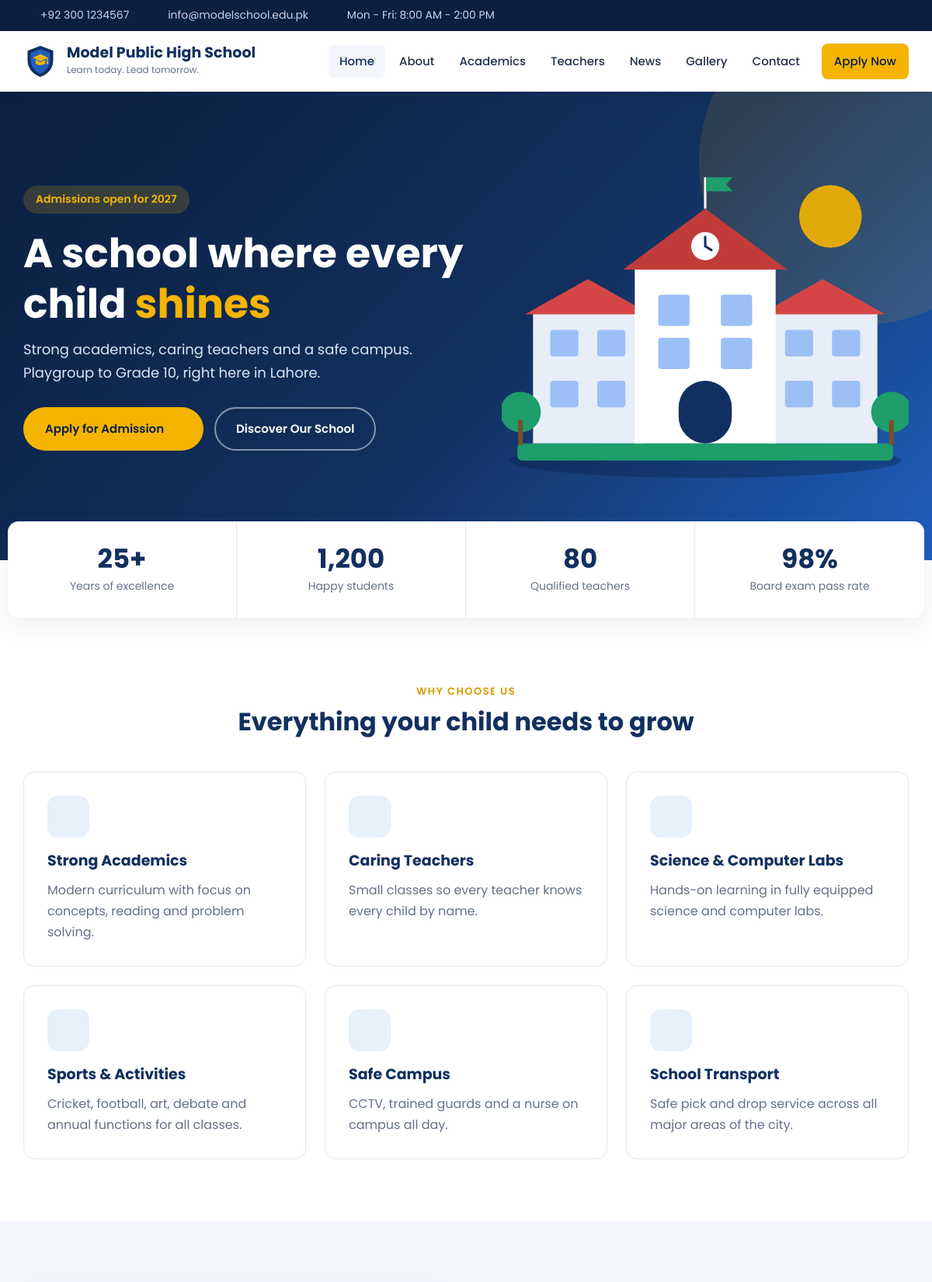
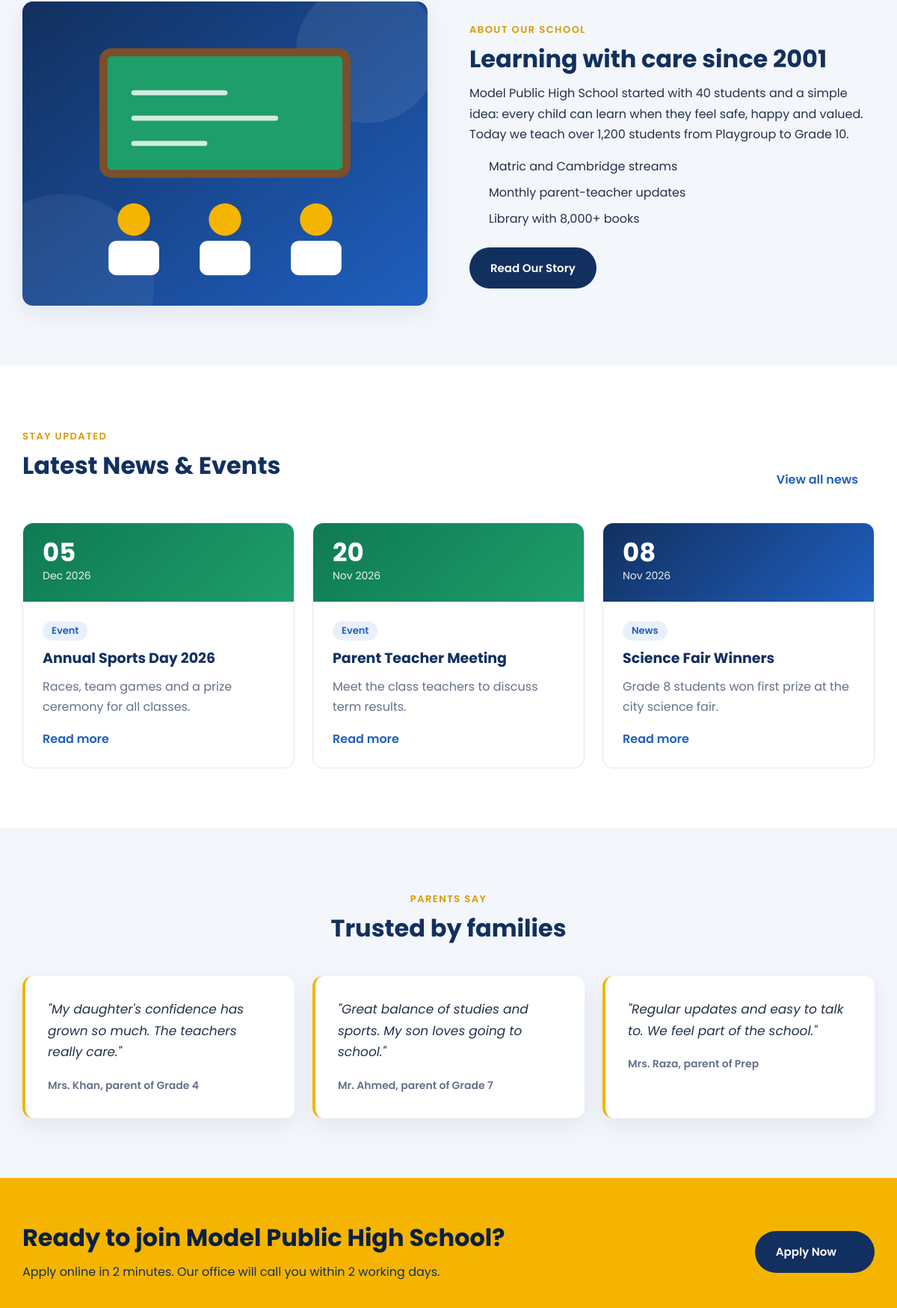
The page /public/index.php (upper part) on the database its author committed (2 pictures, top to bottom).
### tables this page shows
CREATE TABLE IF NOT EXISTS news (
  id INT AUTO_INCREMENT PRIMARY KEY,
  title VARCHAR(150) NOT NULL,
  category VARCHAR(30) NOT NULL DEFAULT 'News',
  summary VARCHAR(255) NOT NULL,
  body TEXT NOT NULL,
  event_date DATE NOT NULL,
  created_at TIMESTAMP DEFAULT CURRENT_TIMESTAMP
);

### app/classes/News.php (called while the page is built, shortened)
<?php
class News
{
    public static function latest($limit = 50)
    {
        $db = Database::connect();
        $stmt = $db->prepare('SELECT * FROM news ORDER BY event_date DESC LIMIT ?');
        $stmt->bindValue(1, (int) $limit, PDO::PARAM_INT);
        $stmt->execute();
        return $stmt->fetchAll();
    }
}

### app/views/news-card.php (the view, shortened to what this page needs)
<article class="news-card">
    <div class="news-card-top news-<?= e(strtolower($item['category'])) ?>">
        <span class="news-day"><?= date('d', strtotime($item['event_date'])) ?></span>
        <span class="news-month"><?= date('M Y', strtotime($item['event_date'])) ?></span>
    </div>
    <div class="news-card-body">
        <span class="tag"><?= e($item['category']) ?></span>
        <h3><a href="<?= url('news-view.php?id=' . $item['id']) ?>"><?= e($item['title']) ?></a></h3>
        <p><?= e($item['summary']) ?></p>
        <a href="<?= url('news-view.php?id=' . $item['id']) ?>" class="link-arrow">Read more <?= icon('arrow') ?></a>
    </div>
</article>

### app/views/header.php (shortened to what this page needs)
<!DOCTYPE html>
<html lang="en">
<head>
    <link rel="stylesheet" href="<?= url('assets/css/style.css') ?>">
</head>
<body>
<div class="topbar">
    <div class="container topbar-inner">
        <span><?= icon('phone') ?> <?= e(SCHOOL_PHONE) ?></span>
        <span><?= icon('mail') ?> <?= e(SCHOOL_EMAIL) ?></span>
        <span class="topbar-hide-mobile"><?= icon('clock') ?> Mon - Fri: 8:00 AM - 2:00 PM</span>
    </div>
</div>
<header class="header">
    <div class="container header-inner">
        <a href="<?= url('index.php') ?>" class="logo">
            <img src="<?= url('assets/img/logo.svg') ?>" alt="" width="44" height="44">
            <span>
                <strong><?= e(SCHOOL_NAME) ?></strong>
                <small><?= e(SCHOOL_TAGLINE) ?></small>
            </span>
        </a>
        <nav class="nav">
            <a href="<?= url('index.php') ?>" class="<?= active('index.php') ?>">Home</a>
            <a href="<?= url('about.php') ?>" class="<?= active('about.php') ?>">About</a>
            <a href="<?= url('academics.php') ?>" class="<?= active('academics.php') ?>">Academics</a>
            <a href="<?= url('teachers.php') ?>" class="<?= active('teachers.php') ?>">Teachers</a>
            <a href="<?= url('news.php') ?>" class="<?= active('news.php') ?>">News</a>
            <a href="<?= url('gallery.php') ?>" class="<?= active('gallery.php') ?>">Gallery</a>
            <a href="<?= url('contact.php') ?>" class="<?= active('contact.php') ?>">Contact</a>
            <a href="<?= url('admissions.php') ?>" class="btn btn-gold btn-small">Apply Now</a>
        </nav>
    </div>
</header>
<main>

### app/helpers.php (shortened to what this page needs)
<?php
function e($text)
{
    return htmlspecialchars((string) $text, ENT_QUOTES, 'UTF-8');
}
function url($path = '')
{
    return BASE_URL . '/' . $path;
}
function active($page)
{
    return basename($_SERVER['PHP_SELF']) === $page ? 'active' : '';
}
function icon($name)
{
    $icons = [
        'phone'   => '<path d="M22 16.9v3a2 2 0 0 1-2.2 2 19.8 19.8 0 0 1-8.6-3.1 19.5 19.5 0 0 1-6-6A19.8 19.8 0 0 1 2.1 4.2 2 2 0 0 1 4.1 2h3a2 2 0 0 1 2 1.7c.1.9.4 1.8.7 2.7a2 2 0 0 1-.5 2.1L8 9.8a16 16 0 0 0 6 6l1.3-1.3a2 2 0 0 1 2.1-.4c.9.3 1.8.6 2.7.7a2 2 0 0 1 1.7 2z"/>',
        'mail'    => '<rect x="2" y="4" width="20" height="16" rx="2"/><path d="m22 7-10 6L2 7"/>',
        'map'     => '<path d="M20 10c0 6-8 12-8 12s-8-6-8-12a8 8 0 0 1 16 0z"/><circle cx="12" cy="10" r="3"/>',
        'clock'   => '<circle cx="12" cy="12" r="10"/><path d="M12 6v6l4 2"/>',
        'book'    => '<path d="M4 19.5A2.5 2.5 0 0 1 6.5 17H20V2H6.5A2.5 2.5 0 0 0 4 4.5v15z"/><path d="M6.5 17A2.5 2.5 0 0 0 4 19.5 2.5 2.5 0 0 0 6.5 22H20v-5"/>',
        'users'   => '<path d="M17 21v-2a4 4 0 0 0-4-4H5a4 4 0 0 0-4 4v2"/><circle cx="9" cy="7" r="4"/><path d="M23 21v-2a4 4 0 0 0-3-3.9M16 3.1a4 4 0 0 1 0 7.8"/>',
        'flask'   => '<path d="M9 2h6M10 2v7L4 20a1.5 1.5 0 0 0 1.3 2h13.4a1.5 1.5 0 0 0 1.3-2L14 9V2"/><path d="M7 15h10"/>',
        'trophy'  => '<path d="M8 21h8M12 17v4M7 4h10v5a5 5 0 0 1-10 0V4zM17 5h3a3 3 0 0 1-3 4M7 5H4a3 3 0 0 0 3 4"/>',
        'monitor' => '<rect x="2" y="3" width="20" height="14" rx="2"/><path d="M8 21h8M12 17v4"/>',
        'bus'     => '<rect x="4" y="3" width="16" height="15" rx="2"/><path d="M4 11h16M8 18v3M16 18v3"/><circle cx="8" cy="14.5" r=".5"/><circle cx="16" cy="14.5" r=".5"/>',
        'shield'  => '<path d="M12 22s8-4 8-10V5l-8-3-8 3v7c0 6 8 10 8 10z"/>',
        'calendar'=> '<rect x="3" y="4" width="18" height="18" rx="2"/><path d="M16 2v4M8 2v4M3 10h18"/>',
        'arrow'   => '<path d="M5 12h14M12 5l7 7-7 7"/>',
        'check'   => '<path d="M20 6 9 17l-5-5"/>',
        'cap'     => '<path d="M22 10 12 5 2 10l10 5 10-5z"/><path d="M6 12v5c3 3 9 3 12 0v-5"/>',
        'palette' => '<circle cx="13.5" cy="6.5" r="1"/><circle cx="17.5" cy="10.5" r="1"/><circle cx="8.5" cy="7.5" r="1"/><circle cx="6.5" cy="12.5" r="1"/><path d="M12 2a10 10 0 0 0 0 20c1 0 1.7-.8 1.7-1.7 0-.4-.2-.8-.4-1.1-.3-.3-.4-.7-.4-1.1 0-.9.8-1.7 1.7-1.7h2A5.6 5.6 0 0 0 22 11c0-5-4.5-9-10-9z"/>',
    ];
    $paths = $icons[$name] ?? '';
    return '<svg class="icon" viewBox="0 0 24 24" fill="none" stroke="currentColor" stroke-width="2" stroke-linecap="round" stroke-linejoin="round" aria-hidden="true">' . $paths . '</svg>';
}

### public/index.php (shortened to what this page needs)
<?php
$latestNews = News::latest(3);
require __DIR__ . '/../app/views/header.php';
?>
<section class="hero">
    <div class="container hero-grid">
        <div class="hero-text">
            <span class="badge">Admissions open for 2027</span>
            <h1>A school where every child <span class="text-gold">shines</span></h1>
            <p>Strong academics, caring teachers and a safe campus. Playgroup to Grade 10, right here in Lahore.</p>
            <div class="hero-buttons">
                <a href="<?= url('admissions.php') ?>" class="btn btn-gold">Apply for Admission <?= icon('arrow') ?></a>
                <a href="<?= url('about.php') ?>" class="btn btn-outline-light">Discover Our School</a>
            </div>
        </div>
        <div class="hero-image">
            <img src="<?= url('assets/img/hero-school.svg') ?>" alt="Illustration of the school building">
        </div>
    </div>
</section>
<section class="stats">
    <div class="container stats-grid">
        <div class="stat"><strong>25+</strong><span>Years of excellence</span></div>
        <div class="stat"><strong>1,200</strong><span>Happy students</span></div>
        <div class="stat"><strong>80</strong><span>Qualified teachers</span></div>
        <div class="stat"><strong>98%</strong><span>Board exam pass rate</span></div>
    </div>
</section>
<section class="section">
    <div class="container">
        <div class="section-head">
            <span class="eyebrow">Why choose us</span>
            <h2>Everything your child needs to grow</h2>
        </div>
        <div class="card-grid card-grid-3">
            <div class="feature">
                <div class="feature-icon"><?= icon('book') ?></div>
                <h3>Strong Academics</h3>
                <p>Modern curriculum with focus on concepts, reading and problem solving.</p>
            </div>
            <div class="feature">
                <div class="feature-icon"><?= icon('users') ?></div>
                <h3>Caring Teachers</h3>
                <p>Small classes so every teacher knows every child by name.</p>
            </div>
            <div class="feature">
                <div class="feature-icon"><?= icon('flask') ?></div>
                <h3>Science &amp; Computer Labs</h3>
                <p>Hands-on learning in fully equipped science and computer labs.</p>
            </div>
            <div class="feature">
                <div class="feature-icon"><?= icon('trophy') ?></div>
                <h3>Sports &amp; Activities</h3>
                <p>Cricket, football, art, debate and annual functions for all classes.</p>
            </div>
            <div class="feature">
                <div class="feature-icon"><?= icon('shield') ?></div>
                <h3>Safe Campus</h3>
                <p>CCTV, trained guards and a nurse on campus all day.</p>
            </div>
            <div class="feature">
                <div class="feature-icon"><?= icon('bus') ?></div>
                <h3>School Transport</h3>
                <p>Safe pick and drop service across all major areas of the city.</p>
            </div>
        </div>
    </div>
</section>
<section class="section section-light">
    <div class="container split">
        <div>
            <img src="<?= url('assets/img/gallery-classroom.svg') ?>" alt="Students in a classroom" class="rounded-image">
        </div>
        <div>
            <span class="eyebrow">About our school</span>
            <h2>Learning with care since 2001</h2>
            <p><?= e(SCHOOL_NAME) ?> started with 40 students and a simple idea: every child can learn when they feel safe, happy and valued. Today we teach over 1,200 students from Playgroup to Grade 10.</p>
            <ul class="check-list">
                <li><?= icon('check') ?> Matric and Cambridge streams</li>
                <li><?= icon('check') ?> Monthly parent-teacher updates</li>
                <li><?= icon('check') ?> Library with 8,000+ books</li>
            </ul>
            <a href="<?= url('about.php') ?>" class="btn btn-primary">Read Our Story</a>
        </div>
    </div>
</section>
<section class="section">
    <div class="container">
        <div class="section-head section-head-row">
            <div>
                <span class="eyebrow">Stay updated</span>
                <h2>Latest News &amp; Events</h2>
            </div>
            <a href="<?= url('news.php') ?>" class="link-arrow">View all news <?= icon('arrow') ?></a>
        </div>
        <div class="card-grid card-grid-3">
            <?php foreach ($latestNews as $item): ?>
                <?php require __DIR__ . '/../app/views/news-card.php'; ?>
            <?php endforeach; ?>
        </div>
    </div>
</section>
<section class="section section-light">
    <div class="container">
        <div class="section-head">
            <span class="eyebrow">Parents say</span>
            <h2>Trusted by families</h2>
        </div>
        <div class="card-grid card-grid-3">
            <blockquote class="quote">
                <p>"My daughter's confidence has grown so much. The teachers really care."</p>
                <cite>Mrs. Khan, parent of Grade 4</cite>
            </blockquote>
            <blockquote class="quote">
                <p>"Great balance of studies and sports. My son loves going to school."</p>
                <cite>Mr. Ahmed, parent of Grade 7</cite>
            </blockquote>
            <blockquote class="quote">
                <p>"Regular updates and easy to talk to. We feel part of the school."</p>
                <cite>Mrs. Raza, parent of Prep</cite>
            </blockquote>
        </div>
    </div>
</section>
<section class="cta">
    <div class="container cta-inner">
        <div>
            <h2>Ready to join <?= e(SCHOOL_NAME) ?>?</h2>
            <p>Apply online in 2 minutes. Our office will call you within 2 working days.</p>
        </div>
        <a href="<?= url('admissions.php') ?>" class="btn btn-gold">Apply Now <?= icon('arrow') ?></a>
    </div>
</section>
<?php require __DIR__ . '/../app/views/footer.php'; ?>

### app/views/footer.php (shortened to what this page needs)
</main>
</body>
</html>

### rows shown on the page
news: event_date "05", event_date "Dec 2026", category "Event", title "Annual Sports Day 2026", summary "Races, team games and a prize ceremony for all classes."
news: event_date "20", event_date "Nov 2026", category "Event", title "Parent Teacher Meeting", summary "Meet the class teachers to discuss term results."
news: event_date "08", event_date "Nov 2026", category "News", title "Science Fair Winners", summary "Grade 8 students won first prize at the city science fair."

### other values the page prints
SCHOOL_PHONE "+92 300 1234567"
SCHOOL_EMAIL "info@modelschool.edu.pk"
SCHOOL_NAME "Model Public High School"
SCHOOL_TAGLINE "Learn today. Lead tomorrow."
